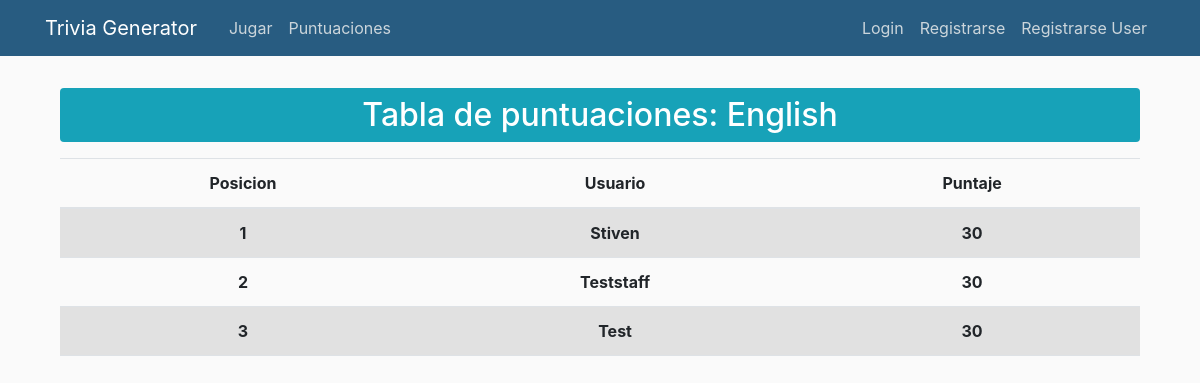
Screenshot of /tablero/11 with the database file from the repository.
### TGApp/models.py (models this page shows, shortened)
class Trivia(models.Model):
    autor = models.ForeignKey(User, on_delete=models.CASCADE, null=True)
    id = models.AutoField(primary_key=True)
    nombre = models.CharField(max_length=100)
    Tipo = models.CharField(max_length=100)
    def __str__(self):
        return self.Tipo

class UsuarioTrivia(models.Model):
    usuario = models.ForeignKey(User, on_delete=models.CASCADE)
    puntajeTotal = models.DecimalField(verbose_name='Puntaje Total', default=0, decimal_places=0, max_digits=10)
    trivia = models.ForeignKey(Trivia, on_delete=models.CASCADE, null=False)

### TGApp/views.py (the view)
# urls.py: path('tablero/<int:trivia_id>', views.tablero, name='tablero'),
def tablero(request, trivia_id):
    trivia = Trivia.objects.get(id=trivia_id)
    total_usuarios_quiz = UsuarioTrivia.objects.filter(trivia=trivia).order_by('-puntajeTotal')
    contador = total_usuarios_quiz.count()
    context = {
        'trivia':trivia,
        'usuario_quiz':total_usuarios_quiz[:10],
        'contar_user':contador
    }
    return render(request, 'jugar/tablero.html', context)

### TGApp/templates/jugar/tablero.html
{% extends "TGApp/base.html" %}
{% block contenido %}
{% if contar_user == 0 %}
	<div class="container">
		<div class="mt-2 p-3 bg-background text-body rounded">
			<h2 class="text-center">
				No hay puntuaciones registradas.
			</h2>
		</div>
	</div>
{% else %}
	<div class="container">
		<h2 class="mb-3 p-2 text-center bg-info text-white rounded">
			Tabla de puntuaciones: {{ trivia }}
		</h2>
		<table class="table table-striped table-bodered">
			<thead>
				<tr class="text-center">
					<th>Posicion</th>
					<th>Usuario</th>
					<th>Puntaje</th>
				</tr>
			</thead>
			<tbody>
				{% for user_quiz in usuario_quiz %}
					<tr class="text-center">
						<th>{{forloop.counter}}</th>
						<th>{{user_quiz.usuario.username}}</th>
						<th>{{user_quiz.puntajeTotal}}</th>
					</tr>
				{% endfor %}
			</tbody>
		</table>
	</div>
{% endif %}
{% endblock %}

### TGApp/static/TGApp/main.css (style rules this page uses)
body { background: #fafafa; margin-top: 5rem; }
h1, h2, h3, h4, h5, h6 { color: #444444; }

### rows the page displays
Trivia: Tipo "English"
UsuarioTrivia: usuario.username "Stiven", puntajeTotal "30"
UsuarioTrivia: usuario.username "Teststaff", puntajeTotal "30"
UsuarioTrivia: usuario.username "Test", puntajeTotal "30"
